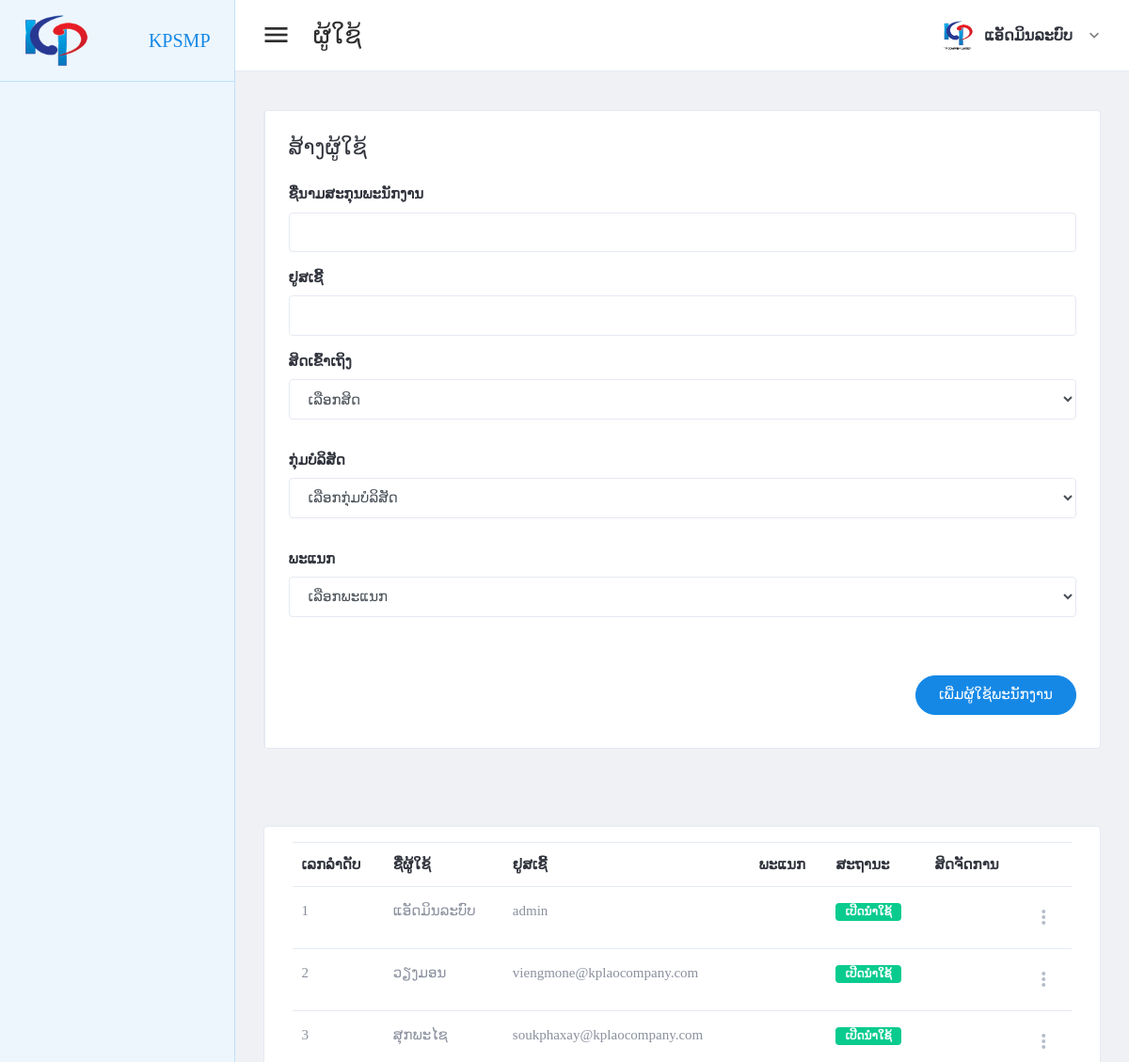
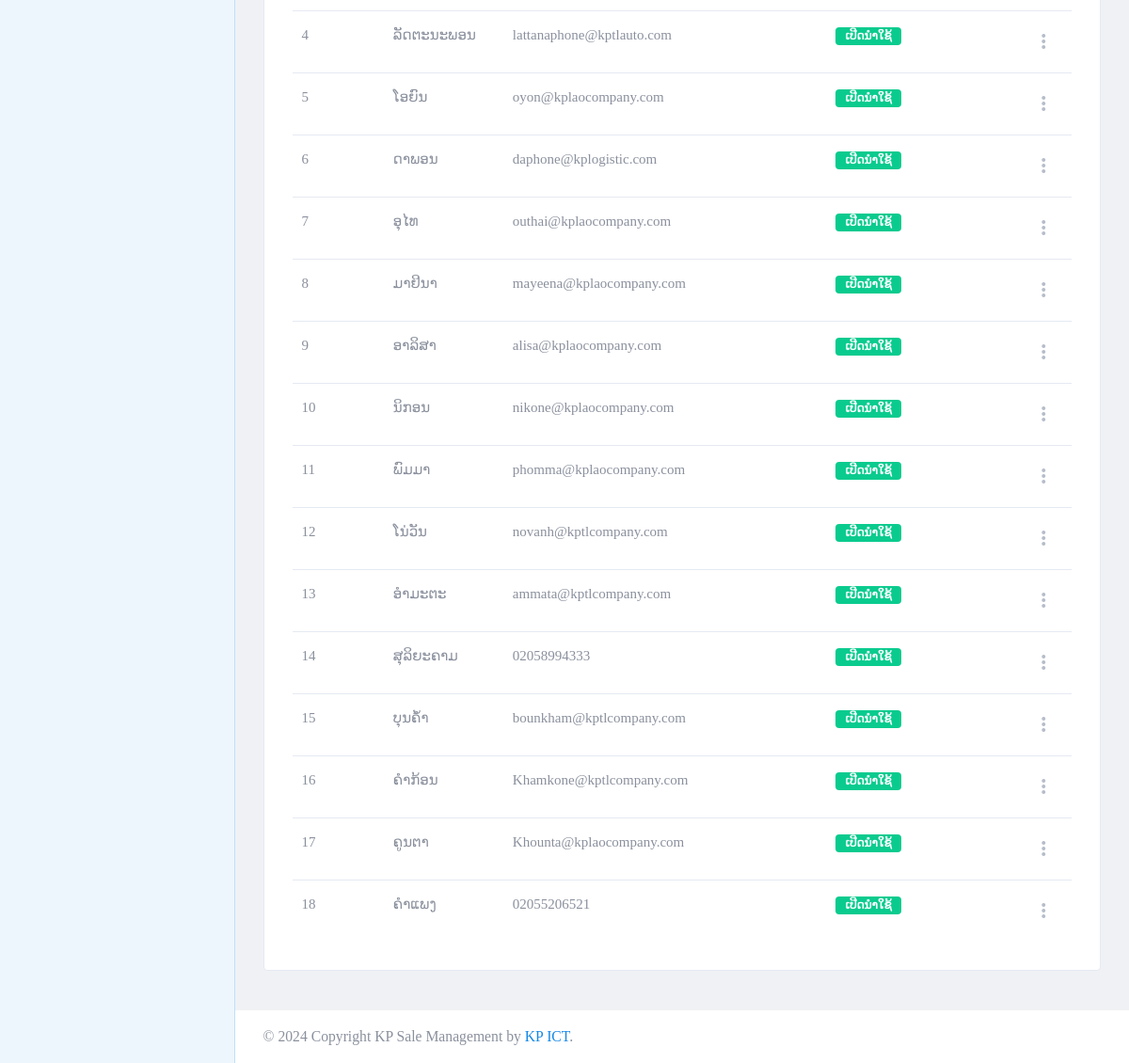
/page/user-staff.php (signed in), run on the app's committed database (2 pictures, top to bottom).
### tables this page shows
create table tbl_user_staff (
    usid int not null PRIMARY KEY AUTO_INCREMENT,
    full_name varchar(300),
    user_name varchar(30),
    company_name varchar(20),
    comcode_type varchar(20),
    user_password varchar(30),
    role_id int,
    depart_id int,
    user_status int,
    date_register date
);

### page/user-staff.php (the view, shortened to what this page needs)
<?php
include("../setting/conn.php");
?>
<!DOCTYPE html>
<html lang="en" dir="ltr">
<head>
	<?php
	include("../setting/callcss.php");
	?>
</head>
<body class="navbar-fixed sidebar-fixed" id="body">
	<div class="wrapper">
		<?php include "menu.php"; ?>
		<div class="page-wrapper">
			<?php
			include "header.php";
			?>
			<div class="content-wrapper">
				<div class="content">
					<div class="email-wrapper rounded border bg-white">
						<div class="row no-gutters justify-content-center">
							<div class="col-xxl-12">
								<div class="email-right-column  email-body p-4 p-xl-5">
									<div class="email-body-head mb-5 ">
										<h4 class="text-dark">ສ້າງຜູ້ໃຊ້</h4>
									</div>
									<form method="post" id="addstaffuserFrm">
										<div class="row">
											<div class="col-lg-12">
												<div class="form-group">
													<label for="firstName">ຊື່ນາມສະກຸນພະນັກງານ</label>
													<input type="text" class="form-control" id="staffname" name="staffname" required>
												</div>
											</div>
											<div class="col-lg-12">
												<div class="form-group">
													<label for="firstName">ຢູສເຊີ້</label>
													<input type="text" class="form-control" id="staffuser" name="staffuser" required>
												</div>
											</div>
											<div class="form-group  col-lg-12">
												<label class="text-dark font-weight-medium">ສິດເຂົ້າເຖິງ</label>
												<div class="form-group">
													<select class=" form-control font" name="r_id" id="r_id">
														<option value=""> ເລືອກສິດ </option>
													</select>
												</div>
											</div>
											<div class="form-group  col-lg-12">
												<label class="text-dark font-weight-medium">ກຸ່ມບໍລິສັດ</label>
												<div class="form-group">
													<select class=" form-control font" name="group_id" id="group_id">
														<option value=""> ເລືອກກຸ່ມບໍລິສັດ </option>
													</select>
												</div>
											</div>
											<div class="form-group col-lg-12">
												<label class="text-dark font-weight-medium">ພະແນກ</label>
												<div class="form-group">
													<select class="form-control  font" name="dp_id" id="dp_id">
														<option value=""> ເລືອກພະແນກ </option>
													</select>
												</div>
											</div>
										</div>
										<div class="d-flex justify-content-end mt-6">
											<button type="submit" class="btn btn-primary mb-2 btn-pill">ເພີ່ມຜູ້ໃຊ້ພະນັກງານ</button>
										</div>
									</form>
								</div>
							</div>
						</div>
					</div>
				</div>
			</div>
			<div class="content-wrapper">
				<div class="content">
					<div class="card card-default">
						<div class="card-body">
							<table id="productsTable" class="table table-hover table-product" style="width:100%">
								<thead>
									<tr>
										<th>ເລກລຳດັບ</th>
										<th>ຊື່ຜູ້ໃຊ້</th>
										<th>ຢູສເຊີ້</th>
										<th>ພະແນກ</th>
										<th>ສະຖານະ</th>
										<th>ສິດຈັດການ</th>
										<th></th>
									</tr>
								</thead>
								<tbody>
									<?php
									$stmt4 = $conn->prepare(" select usid,full_name,user_name,dp_name,role_name,user_status,
									(case when user_status = 1 then 'ເປີດນຳໃຊ້' when user_status = 2 then 'ປິດນຳໃຊ້' else 'ປຽນລະຫັດ' end) as user_status_name,date_register
									from tbl_user_staff a
									LEFT JOIN tbl_depart b on a.depart_id = b.dp_id
									LEFT join tbl_roles c on a.role_id = c.r_id ");
									$stmt4->execute();
									if ($stmt4->rowCount() > 0) {
										while ($row4 = $stmt4->fetch(PDO::FETCH_ASSOC)) {
											$usid = $row4['usid'];
											$full_name = $row4['full_name'];
											$user_name = $row4['user_name'];
											$dp_name = $row4['dp_name'];
											$user_status = $row4['user_status'];
											$user_status_name = $row4['user_status_name'];
											$role_name = $row4['role_name'];
									?>
											<tr>
												<td><?php echo "$usid"; ?></td>
												<td><?php echo "$full_name"; ?></td>
												<td><?php echo "$user_name"; ?></td>
												<td><?php echo "$dp_name"; ?></td>
												<td> <span class="badge <?php
																		if ($user_status == '1') {
																			echo "badge-success";
																		} else if ($user_status == '2') {
																			echo "badge-danger";
																		} else {
																			echo "badge-info";
																		}
																		?>">
														<?php echo "$user_status_name"; ?>
													</span>
												</td>
												<td><?php echo "$role_name"; ?></td>
												<td>
													<div class="dropdown">
														<a class="dropdown-toggle icon-burger-mini" href="#" role="button" id="dropdownMenuLink" data-toggle="dropdown" aria-haspopup="true" aria-expanded="false" data-display="static">
														</a>
													</div>
												</td>
											</tr>
									<?php
										}
									}
									?>
								</tbody>
							</table>
						</div>
					</div>
				</div>
			</div>
			<?php include "footer.php"; ?>
		</div>
	</div>
</body>
</html>

### data on the page
tbl_user_staff: usid "1", full_name "ແອັດມິນລະບົບ", user_name "admin", user_status_name "ເປີດນຳໃຊ້"
tbl_user_staff: usid "2", full_name "ວຽງມອນ", user_name "viengmone@kplaocompany.com", user_status_name "ເປີດນຳໃຊ້"
tbl_user_staff: usid "3", full_name "ສຸກພະໄຊ", user_name "soukphaxay@kplaocompany.com", user_status_name "ເປີດນຳໃຊ້"
tbl_user_staff: usid "4", full_name "ລັດຕະນະພອນ", user_name "lattanaphone@kptlauto.com", user_status_name "ເປີດນຳໃຊ້"
tbl_user_staff: usid "5", full_name "ໂອຍົນ", user_name "oyon@kplaocompany.com", user_status_name "ເປີດນຳໃຊ້"
tbl_user_staff: usid "6", full_name "ດາພອນ", user_name "daphone@kplogistic.com", user_status_name "ເປີດນຳໃຊ້"
tbl_user_staff: usid "7", full_name "ອຸໄທ", user_name "outhai@kplaocompany.com", user_status_name "ເປີດນຳໃຊ້"
tbl_user_staff: usid "8", full_name "ມາຢິນາ", user_name "mayeena@kplaocompany.com", user_status_name "ເປີດນຳໃຊ້"
tbl_user_staff: usid "9", full_name "ອາລິສາ", user_name "alisa@kplaocompany.com", user_status_name "ເປີດນຳໃຊ້"
tbl_user_staff: usid "10", full_name "ນິກອນ", user_name "nikone@kplaocompany.com", user_status_name "ເປີດນຳໃຊ້"
tbl_user_staff: usid "11", full_name "ພົມມາ", user_name "phomma@kplaocompany.com", user_status_name "ເປີດນຳໃຊ້"
tbl_user_staff: usid "12", full_name "ໂນ່ວັນ", user_name "novanh@kptlcompany.com", user_status_name "ເປີດນຳໃຊ້"
tbl_user_staff: usid "13", full_name "ອໍາມະຕະ", user_name "ammata@kptlcompany.com", user_status_name "ເປີດນຳໃຊ້"
tbl_user_staff: usid "14", full_name "ສຸລິຍະຄາມ", user_name "02058994333", user_status_name "ເປີດນຳໃຊ້"
tbl_user_staff: usid "15", full_name "ບຸນຄໍ້າ", user_name "bounkham@kptlcompany.com", user_status_name "ເປີດນຳໃຊ້"
tbl_user_staff: usid "16", full_name "ຄໍາກ້ອນ", user_name "Khamkone@kptlcompany.com", user_status_name "ເປີດນຳໃຊ້"
tbl_user_staff: usid "17", full_name "ຄູນຕາ", user_name "Khounta@kplaocompany.com", user_status_name "ເປີດນຳໃຊ້"
tbl_user_staff: usid "18", full_name "ຄໍາແພງ", user_name "02055206521", user_status_name "ເປີດນຳໃຊ້"

### other printed values
$header_name "ຜູ້ໃຊ້"
$full_name "ແອັດມິນລະບົບ"
